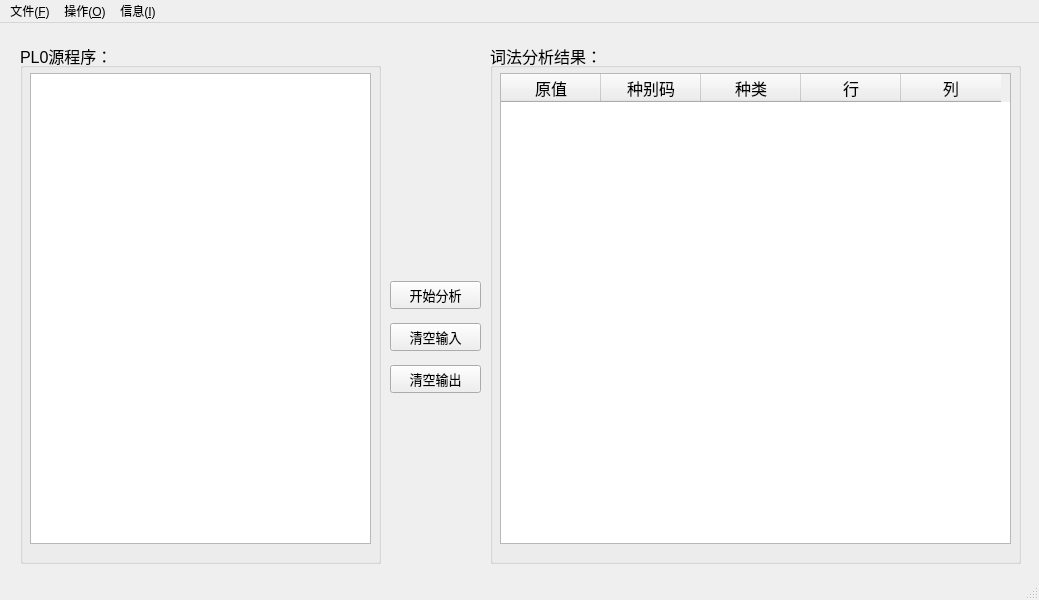
<?xml version="1.0" encoding="UTF-8"?>
<ui version="4.0">
 <class>MainWindow</class>
 <widget class="QMainWindow" name="MainWindow">
  <property name="geometry">
   <rect>
    <x>0</x>
    <y>0</y>
    <width>1039</width>
    <height>600</height>
   </rect>
  </property>
  <property name="windowTitle">
   <string>词法分析器</string>
  </property>
  <widget class="QWidget" name="centralwidget">
   <widget class="QGroupBox" name="groupBoxInput">
    <property name="geometry">
     <rect>
      <x>20</x>
      <y>20</y>
      <width>361</width>
      <height>521</height>
     </rect>
    </property>
    <property name="font">
     <font>
      <pointsize>12</pointsize>
     </font>
    </property>
    <property name="title">
     <string>PL0源程序：</string>
    </property>
    <widget class="QTextEdit" name="textEdit1">
     <property name="geometry">
      <rect>
       <x>10</x>
       <y>30</y>
       <width>341</width>
       <height>471</height>
      </rect>
     </property>
    </widget>
   </widget>
   <widget class="QGroupBox" name="groupBoxOutput">
    <property name="geometry">
     <rect>
      <x>490</x>
      <y>20</y>
      <width>531</width>
      <height>521</height>
     </rect>
    </property>
    <property name="font">
     <font>
      <pointsize>12</pointsize>
     </font>
    </property>
    <property name="title">
     <string>词法分析结果：</string>
    </property>
    <widget class="QTableWidget" name="tableWidget">
     <property name="geometry">
      <rect>
       <x>10</x>
       <y>30</y>
       <width>511</width>
       <height>471</height>
      </rect>
     </property>
     <column>
      <property name="text">
       <string>原值</string>
      </property>
     </column>
     <column>
      <property name="text">
       <string>种别码</string>
      </property>
     </column>
     <column>
      <property name="text">
       <string>种类</string>
      </property>
     </column>
     <column>
      <property name="text">
       <string>行</string>
      </property>
     </column>
     <column>
      <property name="text">
       <string>列</string>
      </property>
     </column>
    </widget>
   </widget>
   <widget class="QWidget" name="layoutWidget">
    <property name="geometry">
     <rect>
      <x>390</x>
      <y>250</y>
      <width>91</width>
      <height>131</height>
     </rect>
    </property>
    <layout class="QVBoxLayout" name="verticalLayout">
     <item>
      <widget class="QPushButton" name="pushButtonAnalysis">
       <property name="font">
        <font>
         <pointsize>10</pointsize>
        </font>
       </property>
       <property name="text">
        <string>开始分析</string>
       </property>
      </widget>
     </item>
     <item>
      <widget class="QPushButton" name="pushButtonClearInput">
       <property name="font">
        <font>
         <pointsize>10</pointsize>
        </font>
       </property>
       <property name="text">
        <string>清空输入</string>
       </property>
      </widget>
     </item>
     <item>
      <widget class="QPushButton" name="pushButtonClearOutput">
       <property name="font">
        <font>
         <pointsize>10</pointsize>
        </font>
       </property>
       <property name="text">
        <string>清空输出</string>
       </property>
      </widget>
     </item>
    </layout>
   </widget>
  </widget>
  <widget class="QMenuBar" name="menubar">
   <property name="geometry">
    <rect>
     <x>0</x>
     <y>0</y>
     <width>1039</width>
     <height>22</height>
    </rect>
   </property>
   <widget class="QMenu" name="menu_F">
    <property name="title">
     <string>文件(&amp;F)</string>
    </property>
    <addaction name="actionOpen"/>
    <addaction name="actionSave"/>
    <addaction name="actionSaveResult"/>
   </widget>
   <widget class="QMenu" name="menu">
    <property name="title">
     <string>信息(&amp;I)</string>
    </property>
    <addaction name="separator"/>
    <addaction name="actionTable"/>
    <addaction name="actionAuther"/>
    <addaction name="actionName"/>
    <addaction name="actionMail"/>
    <addaction name="actionCtrl_S"/>
    <addaction name="actionCtrl_Shift_S"/>
    <addaction name="actionCtrl_O"/>
    <addaction name="actionCtrl_1"/>
    <addaction name="actionCtrl_2"/>
    <addaction name="actionCtrl_3"/>
   </widget>
   <widget class="QMenu" name="menu_O">
    <property name="title">
     <string>操作(&amp;O)</string>
    </property>
    <addaction name="actionAnalysis"/>
    <addaction name="actionClearInput"/>
    <addaction name="actionClearOutput"/>
   </widget>
   <addaction name="menu_F"/>
   <addaction name="menu_O"/>
   <addaction name="menu"/>
  </widget>
  <widget class="QStatusBar" name="statusbar"/>
  <action name="actionOpen">
   <property name="text">
    <string>打开(&amp;O)</string>
   </property>
  </action>
  <action name="actionSave">
   <property name="text">
    <string>保存(&amp;S)</string>
   </property>
  </action>
  <action name="actionAnalysis">
   <property name="text">
    <string>分析(&amp;A)</string>
   </property>
  </action>
  <action name="actionName">
   <property name="text">
    <string>Auther:纸上观星</string>
   </property>
  </action>
  <action name="actionMail">
   <property name="text">
    <string>E-mail :w2645268651@outlook.com</string>
   </property>
  </action>
  <action name="actionTable">
   <property name="text">
    <string>种别码表(&amp;T)</string>
   </property>
  </action>
  <action name="actionClearInput">
   <property name="text">
    <string>清空输入(&amp;C)</string>
   </property>
  </action>
  <action name="actionAuther">
   <property name="text">
    <string>作者(&amp;E)</string>
   </property>
  </action>
  <action name="actionClearOutput">
   <property name="text">
    <string>清空输出(&amp;V)</string>
   </property>
  </action>
  <action name="action_R">
   <property name="text">
    <string>1</string>
   </property>
  </action>
  <action name="actionSaveResult">
   <property name="text">
    <string>保存结果(&amp;R)</string>
   </property>
  </action>
  <action name="actionCtrl_S">
   <property name="text">
    <string>Ctrl+S            保存输入文本</string>
   </property>
  </action>
  <action name="actionCtrl_Shift_S">
   <property name="text">
    <string>Ctrl+Shift+S  保存分析结果</string>
   </property>
  </action>
  <action name="actionCtrl_O">
   <property name="text">
    <string>Ctrl+O           打开文件</string>
   </property>
  </action>
  <action name="actionCtrl_1">
   <property name="text">
    <string>Ctrl+1            开始分析</string>
   </property>
  </action>
  <action name="actionCtrl_2">
   <property name="text">
    <string>Ctrl+2            清空输入</string>
   </property>
  </action>
  <action name="actionCtrl_3">
   <property name="text">
    <string>Ctrl+3            清空输出</string>
   </property>
  </action>
 </widget>
 <resources/>
 <connections/>
</ui>
